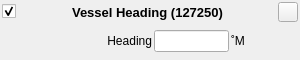
<?xml version="1.0" encoding="UTF-8"?>
<!-- Copyright (C) 2024-2026 RF StateSide LLC; SPDX-License-Identifier: AGPL-3.0-or-later -->
<ui version="4.0">
 <class>VesselHeading127250</class>
 <widget class="QWidget" name="VesselHeading127250">
  <property name="geometry">
   <rect>
    <x>0</x>
    <y>0</y>
    <width>300</width>
    <height>60</height>
   </rect>
  </property>
  <property name="focusPolicy">
   <enum>Qt::FocusPolicy::StrongFocus</enum>
  </property>
  <property name="windowTitle">
   <string>Form</string>
  </property>
  <layout class="QVBoxLayout" name="verticalLayout">
   <property name="spacing">
    <number>2</number>
   </property>
   <property name="leftMargin">
    <number>2</number>
   </property>
   <property name="topMargin">
    <number>2</number>
   </property>
   <property name="rightMargin">
    <number>2</number>
   </property>
   <property name="bottomMargin">
    <number>2</number>
   </property>
   <item>
    <layout class="QHBoxLayout" name="horizontalLayout_2">
     <item>
      <widget class="QCheckBox" name="checkBoxEnabled">
       <property name="text">
        <string/>
       </property>
       <property name="checked">
        <bool>true</bool>
       </property>
      </widget>
     </item>
     <item>
      <spacer name="horizontalSpacer">
       <property name="orientation">
        <enum>Qt::Orientation::Horizontal</enum>
       </property>
       <property name="sizeHint" stdset="0">
        <size>
         <width>40</width>
         <height>20</height>
        </size>
       </property>
      </spacer>
     </item>
     <item>
      <widget class="QLabel" name="labelTitle">
       <property name="font">
        <font>
         <pointsize>10</pointsize>
         <bold>true</bold>
        </font>
       </property>
       <property name="text">
        <string>Vessel Heading (127250)</string>
       </property>
       <property name="alignment">
        <set>Qt::AlignmentFlag::AlignCenter</set>
       </property>
      </widget>
     </item>
     <item>
      <spacer name="horizontalSpacer_2">
       <property name="orientation">
        <enum>Qt::Orientation::Horizontal</enum>
       </property>
       <property name="sizeHint" stdset="0">
        <size>
         <width>40</width>
         <height>20</height>
        </size>
       </property>
      </spacer>
     </item>
     <item>
      <widget class="QPushButton" name="pushButtonRemove">
       <property name="minimumSize">
        <size>
         <width>20</width>
         <height>20</height>
        </size>
       </property>
       <property name="maximumSize">
        <size>
         <width>20</width>
         <height>20</height>
        </size>
       </property>
       <property name="text">
        <string/>
       </property>
      </widget>
     </item>
    </layout>
   </item>
   <item>
    <layout class="QHBoxLayout" name="horizontalLayout">
     <item>
      <widget class="QLabel" name="labelHeading">
       <property name="minimumSize">
        <size>
         <width>150</width>
         <height>22</height>
        </size>
       </property>
       <property name="maximumSize">
        <size>
         <width>150</width>
         <height>16777215</height>
        </size>
       </property>
       <property name="text">
        <string>Heading</string>
       </property>
       <property name="alignment">
        <set>Qt::AlignmentFlag::AlignRight|Qt::AlignmentFlag::AlignTrailing|Qt::AlignmentFlag::AlignVCenter</set>
       </property>
      </widget>
     </item>
     <item>
      <widget class="QLineEdit" name="lineEditHeading">
       <property name="minimumSize">
        <size>
         <width>75</width>
         <height>22</height>
        </size>
       </property>
       <property name="maximumSize">
        <size>
         <width>75</width>
         <height>16777215</height>
        </size>
       </property>
       <property name="toolTip">
        <string>&lt;html&gt;&lt;head/&gt;&lt;body&gt;&lt;p&gt;Heading in degrees.&lt;/p&gt;&lt;/body&gt;&lt;/html&gt;</string>
       </property>
       <property name="inputMethodHints">
        <set>Qt::InputMethodHint::ImhNone</set>
       </property>
       <property name="readOnly">
        <bool>false</bool>
       </property>
      </widget>
     </item>
     <item>
      <widget class="QLabel" name="labelUnitHeading">
       <property name="minimumSize">
        <size>
         <width>50</width>
         <height>22</height>
        </size>
       </property>
       <property name="toolTip">
        <string>&lt;html&gt;&lt;head/&gt;&lt;body&gt;&lt;p&gt;&lt;br/&gt;&lt;/p&gt;&lt;/body&gt;&lt;/html&gt;</string>
       </property>
       <property name="text">
        <string>˚M</string>
       </property>
      </widget>
     </item>
    </layout>
   </item>
  </layout>
 </widget>
 <resources/>
 <connections/>
</ui>
